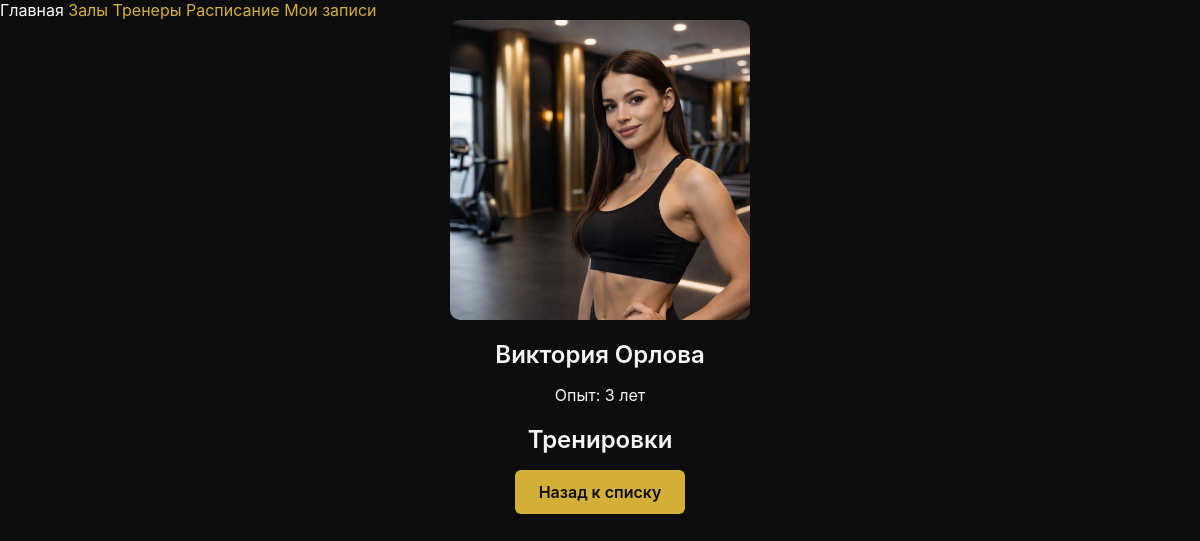
The app's page /instructors/instructors/4/, older data.
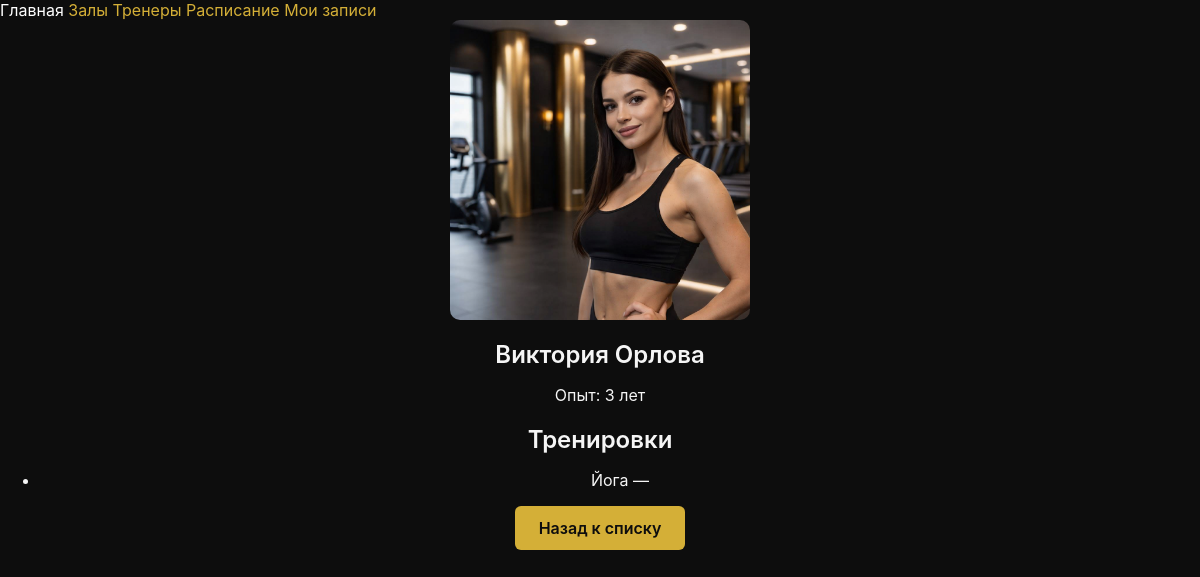
The same page, newer data.
### training/models.py (models this page shows, shortened)
class Training(models.Model):
    gym = models.ForeignKey(Gym, on_delete=models.CASCADE, related_name='trainings', verbose_name='Зал')
    name = models.CharField(max_length=100, null=True, blank=True, verbose_name='Название тренировки')
    instructor = models.ForeignKey(Instructor, on_delete=models.SET_NULL,
                                   null=True, blank=True, related_name='trainings', verbose_name='Инструктор')
    date = models.DateField(verbose_name='Дата тренировки')
    training_time = models.TimeField(verbose_name='Время тренировки')
    duration = models.PositiveIntegerField(default=60, verbose_name='Длительность (мин)')
    max_participants = models.PositiveIntegerField(default=10, verbose_name='Количество мест')
    start_of_recording = models.TimeField(verbose_name='Начало записи') # todo datetime field
    activation = models.BooleanField(default=True, verbose_name='Активна')
    class Meta:
        verbose_name = "Тренировка"
        verbose_name_plural = "Тренировки"

### instructor/views.py (the view)
# urls.py: path('instructors/<int:pk>/', InstructorDetailHTMLView.as_view(), name='instructor_detail'),
class InstructorDetailHTMLView(APIView):
    renderer_classes = [TemplateHTMLRenderer]
    template_name = 'instructor_detail_page.html'
    def get(self, request, pk, *args, **kwargs):
        instructor = Instructor.objects.get(pk=pk)
        trainings = instructor.trainings.all()
        return Response({'instructor': instructor, 'trainings': trainings})

### instructor/models.py (called while the page is built)
    @property
    def full_name(self):
        return f"{self.first_name} {self.last_name}"

### instructor/templates/instructor_detail_page.html
{% extends 'base.html' %}
{% block content %}
<section class="instructor-detail">
  <img src="{{ instructor.photo.url }}" alt="{{ instructor.full_name }}">
  <h1>{{ instructor.full_name }}</h1>
  <p>Опыт: {{ instructor.experience }} лет</p>
  <h2>Тренировки</h2>
  <ul>
    {% for t in instructor.trainings.all %}
    <li>{{ t.name }} — {{ t.start_time }}</li>
    {% endfor %}
  </ul>
  <a href="{% url 'instructors_list' %}" class="btn btn-secondary">Назад к списку</a>
</section>
{% endblock %}

Row changes from the older to the newer data that the page shows:
added Training: name "Йога"
